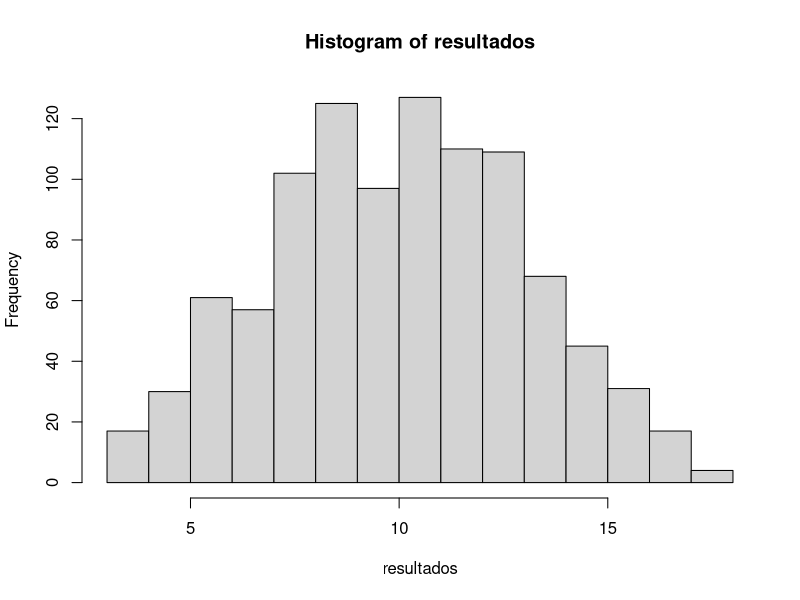

This figure's R source:
## ---- chunk 1
knitr::opts_chunk$set(collapse = TRUE)
## ---- chunk 2
(1 + sqrt(5))/2
## ---- chunk 3
1/0
-1/0
## ---- chunk 4
# NaN é o resultado de uma operação matemática inválida. Significa Not A Number
0/0
# NULL é o vazio do R. É como se o objeto não existisse
NULL
a = NULL
is.null(integer(length = 0)) # veja que um vetor, mesmo sem elementos não é NULL
# NA é uma constante lógica do R. Siginifica Not Availlable. NA pode ser 
# convertido para quase todos os tipos de vetores do R. É usado principalmente para
# indicar valores faltantes.
NA
# Inf é significa infinito. É o resultado de operações matemáticas cujo limite é infinito.
1/0
1/Inf
## ---- chunk 5
5 + (3 * 10) %/% 3 == 15
## ---- chunk 6
x <- 4
if(x == 4) {
  'isso aqui apareceu'
}
x
## ---- chunk 7
for (i in 1:4){
  if(i %% 2 == 0){
    print(paste(i, "elefante(s)", paste(rep("incomoda(m)", times = i), collapse = " "), "muito mais"))
  } else {
   print(paste(i, "elefante(s) incomoda(m) muita gente")) 
  }
}
## ---- chunk 8
x <- c(1, 20, 40, 50, 60)
## ---- chunk 9
x <- runif(100)
## ---- chunk 10
mean(x)
## ---- chunk 11
x <- c(runif(99), NA)
mean(x, na.rm = T)
## ---- chunk 12
media <- function(x){
  i <- 1
  tamanho <- length(x)
  soma <- 0
  for(i in 1:tamanho){
    soma <- soma + x[i]
  }
  return(soma/tamanho)
}
## ---- chunk 13
dado <- function(){
  sample(1:6, 1)
}
## ---- chunk 14
soma_dados <- function(n){
  soma <- 0
  for(i in 1:n){
    soma <- soma + sample(1:6, 1)
  }
  return(soma)
}
## ---- chunk 15
resultados <- integer(length = 1000)
for(i in 1:1000){
  resultados[i] <- soma_dados(3)
}
hist(resultados)
